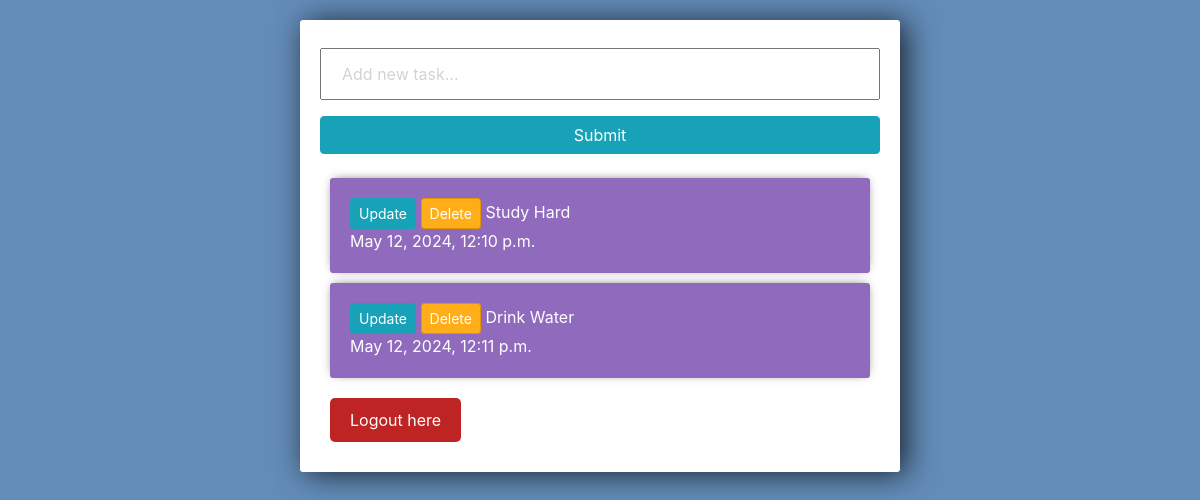
Page / (signed in) on the earlier database version.
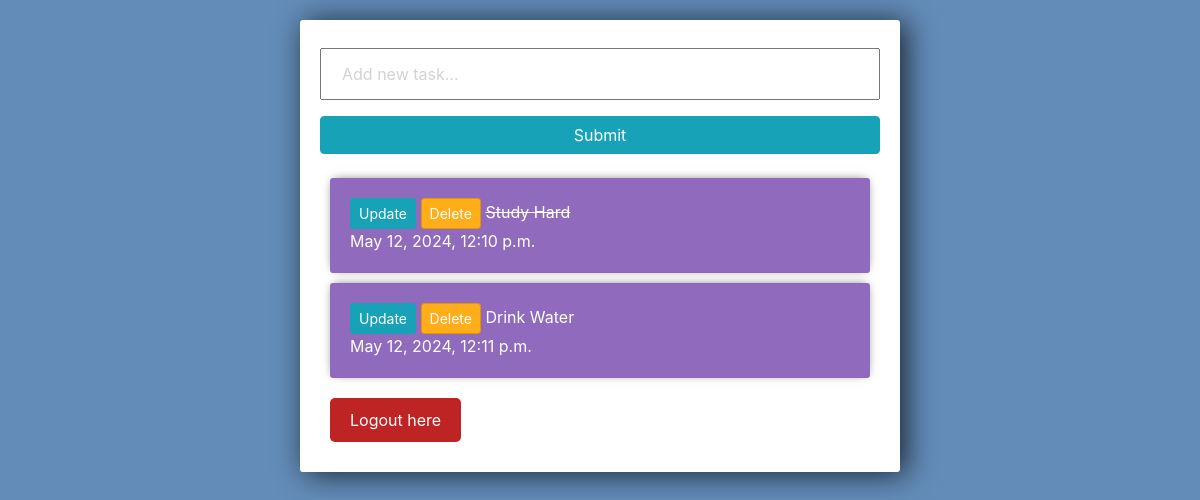
Same page on the later database version.
### myapp/models.py (models this page shows)
class Task(models.Model):
    title = models.CharField(max_length=200)
    complete = models.BooleanField(default=False)
    created = models.DateTimeField(auto_now_add=True)
    def __str__(self):
        return self.title

### myapp/views.py (the view)
# urls.py: path('', index, name = 'home' ),
@login_required(login_url='login')
def index(request):
    tasks = Task.objects.all()
    form = TaskForm()
    if request.method == 'POST':
        form = TaskForm(request.POST)
        if form.is_valid():
            form.save()
        return redirect('home')
    context = {'tasks':tasks, 'form':form}
    return render(request, 'myapp/list.html', context)

### myapp/forms.py
class TaskForm(ModelForm):
    title = forms.CharField(widget=forms.TextInput(attrs={'placeholder':'Add new task...'}))
    class Meta:
        model = Task
        fields = '__all__'

### myapp/templates/myapp/list.html (shortened to what this page needs)
<link rel="stylesheet" href="https://stackpath.bootstrapcdn.com/bootstrap/4.3.1/css/bootstrap.min.css"
integrity="sha384-ggOyR0iXCbMQv3Xipma34MD+dH/1fQ784/j6cY/iJTQUOhcWr7x9JvoRxT2MZw1T">
<div class="center-column">
	<form method="POST" action="/">
		{{form.title}}
		<input class="btn btn-info" type="submit" name="Create Task">
	</form>
	<div class="todo-list">
	    {% for task in tasks %}
		    <div class="item-row">
			    <a class="btn btn-sm btn-info" href="{% url 'update_task' task.id %}">Update</a>
			    <a class="btn btn-sm btn-danger" href="{% url 'delete_task' task.id %}">Delete</a>
			    {% if task.complete == True %}
			    <strike>{{task}}</strike>
			    {% else %}
			    <span>{{task}}</span>
			    {% endif %}
                <br>
                {{task.created}}
		    </div>
	    {% endfor %}
	</div>
	<div>
		<span class="button-wrapper"><a href="{% url 'logout' %}" class="logout-button">Logout here</a></span>
	</div>
</div>

Differences in the rows shown:
changed Task "Study Hard": complete False → True (drawn)
